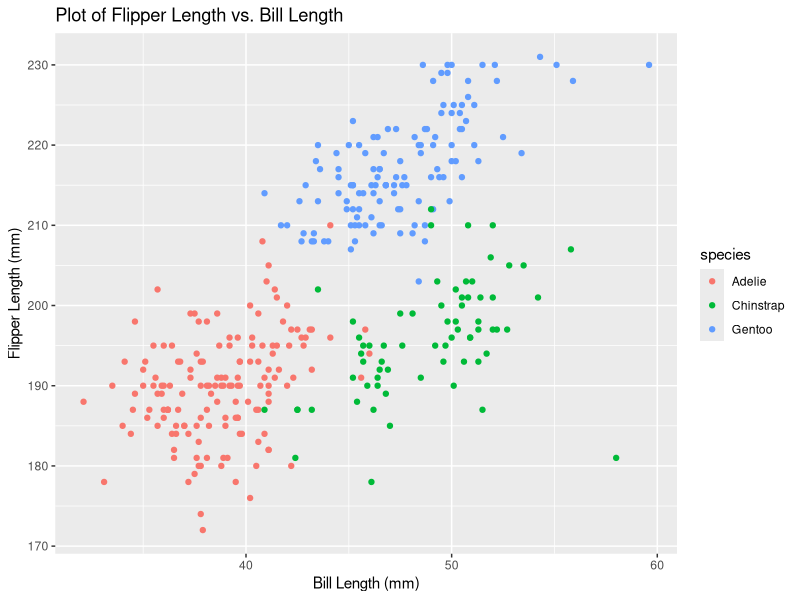
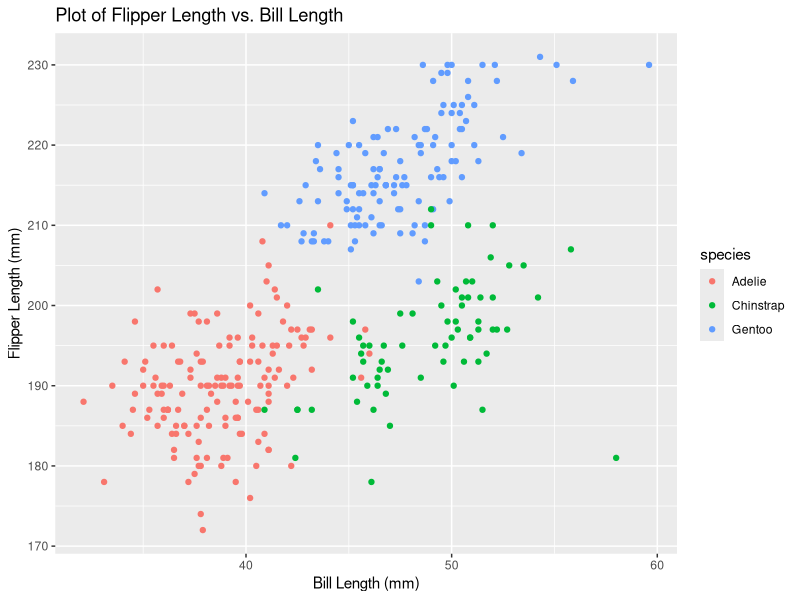

R code for these plots, in order:
## ---- chunk 1
knitr::opts_chunk$set(echo = TRUE)
library(tidyverse)
## ---- chunk 2

data("penguins", package = "palmerpenguins")

penguins

## ---- chunk 3

flipper_bill_plot = ggplot(data = penguins, 
       aes(x = bill_length_mm, 
           y = flipper_length_mm,
           col = species)) + 
  geom_point() + 
  labs(title = "Plot of Flipper Length vs. Bill Length",
       x = "Bill Length (mm)",
       y = "Flipper Length (mm)")

flipper_bill_plot

ggsave(filename = "flipper_bill_plot.png",
  plot = flipper_bill_plot)

## ---- chunk 4

problem_2_df = tibble(
  random_normal = rnorm(10, mean = 0, sd = 1),
  logical = random_normal > 0,
  character = c("a", "b", "c", "d", "e", "f", "g", "h", "i", "j"),
  factor = factor(
    c("High", "Medium", "Low", "Low", "Medium", 
      "Medium", "High", "Low", "High", "Low"))
)

problem_2_df

## ---- chunk 5

problem_2_df %>% 
  pull(random_normal) %>% 
  mean()

## ---- chunk 6

problem_2_df %>% 
  pull(logical) %>% 
  mean()

